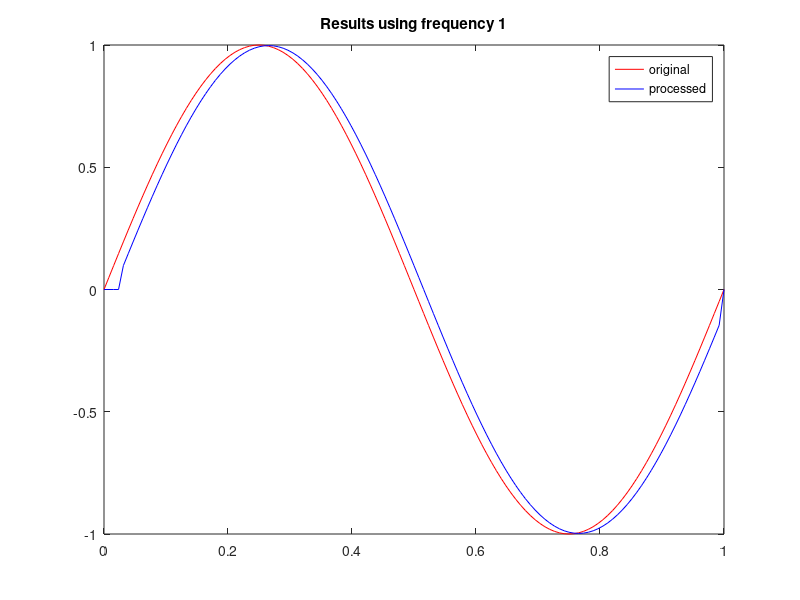
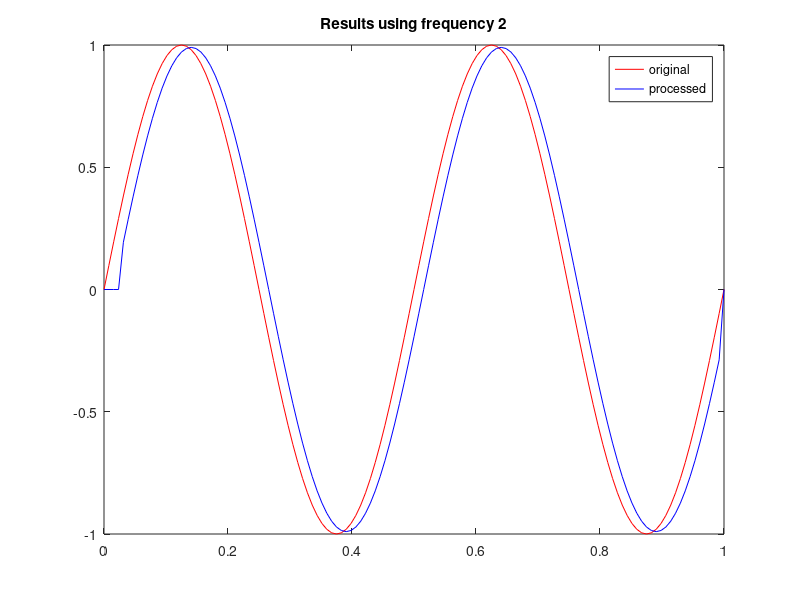
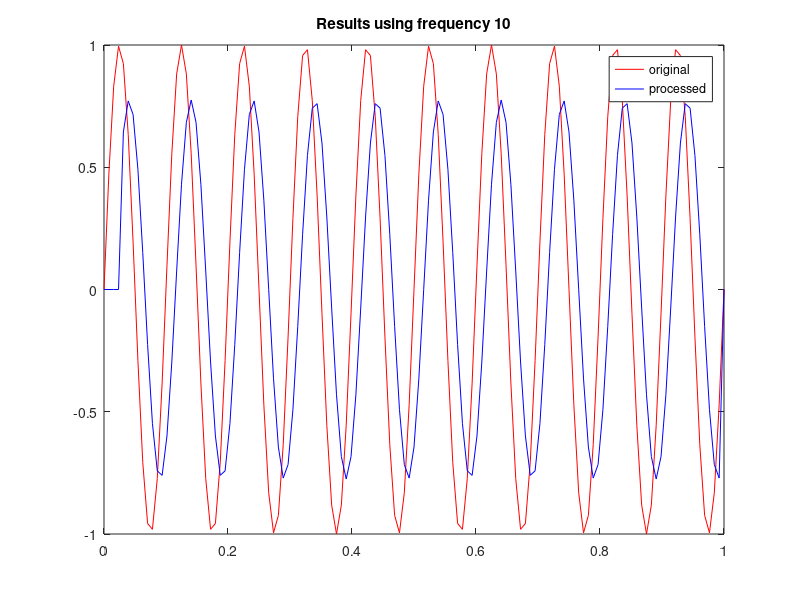
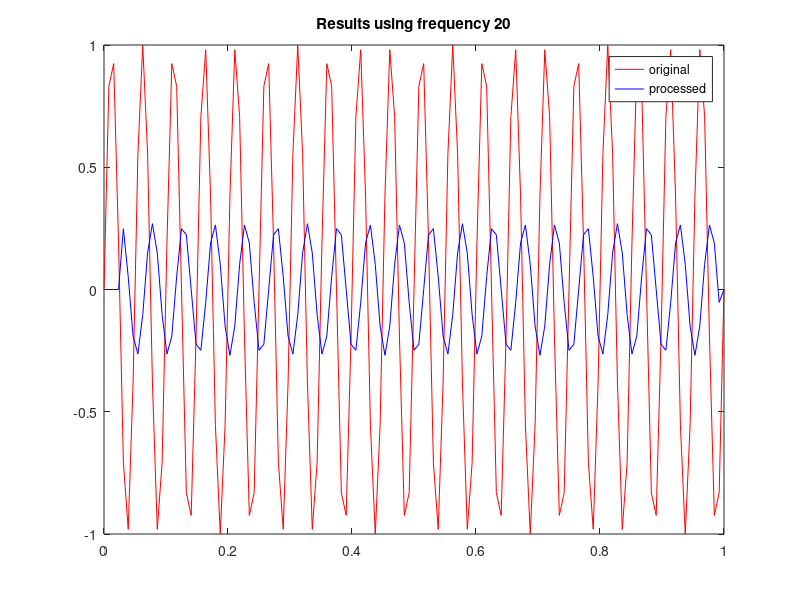

These charts were generated, in order, by the following MATLAB code:
% Ex 1 -- Simple processing 

close all;
clear;

N = 128;
f = [1, 2, 10, 20, 100];
T_s = 1/128;
t = [0:T_s:N*T_s]; % len 129 

x = zeros(129, 1);
y = zeros(129, 1);

% creating each signal % processing it 
for i = 1:5

    % computing the original
    x = sin(2 * pi * f(i) * t); 
    
    % starting from index 5 since we need 5 values of x at a time
    for j = 5:N
       y(j) = 0.2 * (x(j-4) + x(j-3) + x(j-2) + x(j-1) + x(j)); 
    end
    
    % using filter
    %filt_y = zeros(128, 1);
    %filter(0.2.*t(1:129), x, filt_y);
    
    % plotting the result
    figure;
    plot(t, x, 'r');
    hold on;
    plot(t, y, 'b');
    %hold on;
    %plot(t, filt_y, 'g');
    title(sprintf('Results using frequency %d', f(i)));
    legend('original', 'processed');
end

